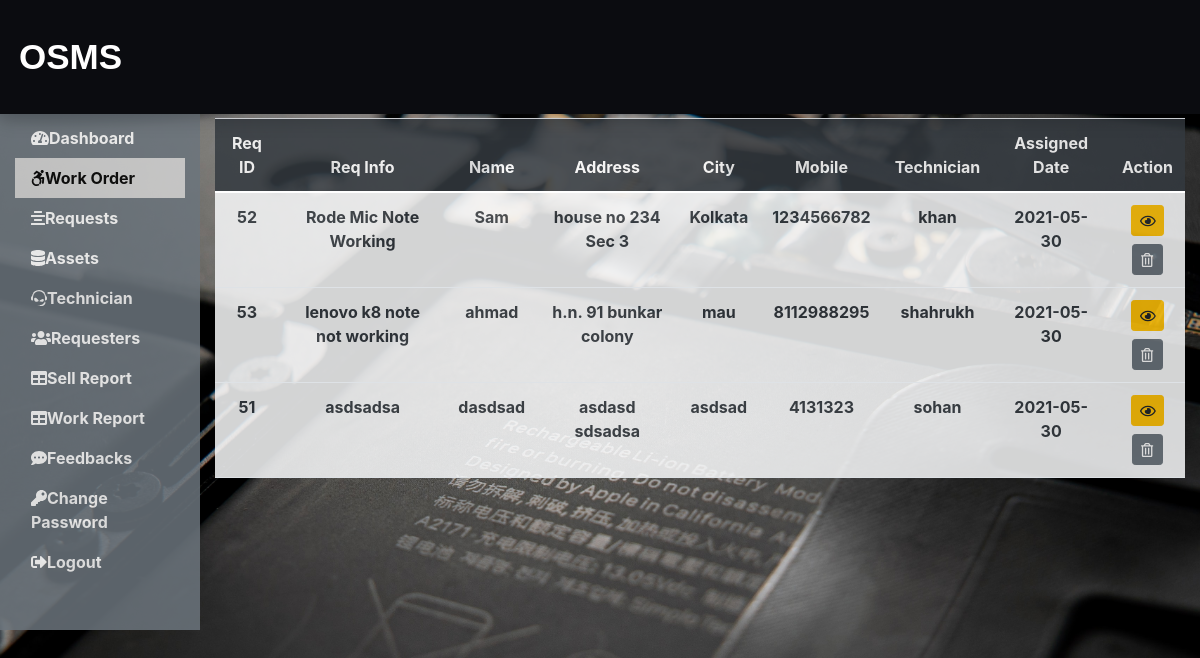
Page /Admin/work.php (signed in) on the committed database.
### tables this page shows
CREATE TABLE `assignwork_tb` (
  `rno` int(11) NOT NULL AUTO_INCREMENT,
  `request_id` int(11) NOT NULL,
  `request_info` text NOT NULL,
  `request_desc` text NOT NULL,
  `requester_name` varchar(60) NOT NULL,
  `requester_add1` text NOT NULL,
  `requester_add2` text NOT NULL,
  `requester_city` varchar(60) NOT NULL,
  `requester_state` varchar(60) NOT NULL,
  `requester_zip` int(11) NOT NULL,
  `requester_email` varchar(60) NOT NULL,
  `requester_mobile` bigint(11) NOT NULL,
  `assign_tech` varchar(60) NOT NULL,
  `assign_date` date NOT NULL,
  PRIMARY KEY (`rno`)
);

### Admin/work.php (the view, shortened to what this page needs)
<?php
include('../dbConnection.php');
include('includes/header.php');
?>
<div class="col-sm-9 col-md-10 mt-5 text-center">
<?php
$sql = "SELECT * FROM assignwork_tb ";
$result = $conn->query($sql);
if($result->num_rows>0){
    echo '<table class="table table-hover fw-bold">';
        echo '<thead>';
            echo '<tr class="bg-dark text-white" style="opacity:0.85;">';
                echo '<th scope="col">Req ID</th>';
                echo '<th scope="col">Req Info</th>';
                echo '<th scope="col">Name</th>';
                echo '<th scope="col">Address</th>';
                echo '<th scope="col">City</th>';
                echo '<th scope="col">Mobile</th>';
                echo '<th scope="col">Technician</th>';
                echo '<th scope="col">Assigned Date</th>';
                echo '<th scope="col">Action</th>';
            echo '</tr>';
        echo '<thead>';
        echo '<tbody>';
        while($row=$result->fetch_assoc()){
            echo '<tr class="bg-light text-dark" style="opacity:0.85;">';
            echo '<td>'.$row['request_id'].'</td>';
            echo '<td>'.$row['request_info'].'</td>';
            echo '<td>'.$row['requester_name'].'</td>';
            echo '<td>'.$row['requester_add1'].' '.$row['requester_add2'].'</td>';
            echo '<td>'.$row['requester_city'].'</td>';
           echo '<td>'.$row['requester_mobile'].'</td>';
            echo '<td>'.$row['assign_tech'].'</td>';
            echo '<td>'.$row['assign_date'].'</td>';
            echo '<td>' ;
            echo '<form action="viewassignwork.php" method="post">';
            echo '<input type="hidden" name="id" value='.$row["request_id"].'>
            <button class="btn btn-warning btn-sm mb-2" name="view" value="View" type="submit"><i class="far fa-eye"></i></button>';
            echo '</form>';
             echo '<form action="" method="post">';
            echo '<input type="hidden" name="id" value='.$row["request_id"].'>
            <button class="btn btn-secondary btn-sm" name="delete" value="Delete" type="submit"><i class="far fa-trash-alt"></i></button>';
            echo '</form>';
            echo '</td>';
            echo '</tr>';
        }
        echo '</tbody>';
    echo '</table>';
}
else{
    echo ' 0 result';
}
?>
</div>
<?php
include('includes/footer.php');
?>

### Admin/includes/header.php (style rules this page uses)
body { font-weight:bold; background-image:url('../images/image7.jpg'); background-size: cover; background-position: center center; background-repeat: no-repeat; margin-top:70px; min-height:110vh; }

### rows in the picture
assignwork_tb: request "52", request_info "Rode Mic Note Working", requester_name "Sam", requester_add1 "house no 234", requester_add2 "Sec 3", requester_city "Kolkata", requester_mobile "1234566782", assign_tech "khan", assign_date "2021-05-30"
assignwork_tb: request "53", request_info "lenovo k8 note not working", requester_name "ahmad", requester_add1 "h.n. 91", requester_add2 "bunkar colony", requester_city "mau", requester_mobile "8112988295", assign_tech "shahrukh", assign_date "2021-05-30"
assignwork_tb: request "51", request_info "asdsadsa", requester_name "dasdsad", requester_add1 "asdasd", requester_add2 "sdsadsa", requester_city "asdsad", requester_mobile "4131323", assign_tech "sohan", assign_date "2021-05-30"
